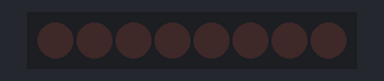
Bench run of a sketch on a simulated Arduino Uno, built with avr-gcc and run on an emulated ATmega328P. Shown: 8 shift-register outputs drawn as a row of LEDs (first output left, lit = HIGH). Wiring (inferred from the names in the program): shift register (74HC595): data pin 4; shift clock pin 6; latch pin 5. Wiring (inferred from the signals the program sends): row of LEDs: on Q0, Q1, Q2, Q3, Q4, Q5, Q6, Q7.

Above: at 0.2 s.
At 1.2 s:
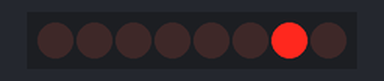
At 1.7 s:
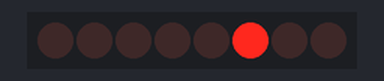
At 2.7 s:
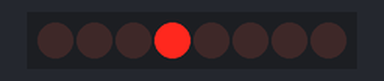
At 3.7 s:
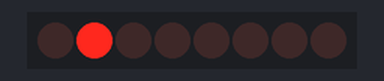
At 5.2 s:
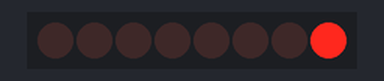
Timing chart, 0 to 5.9 s (numbered marks = the images above):
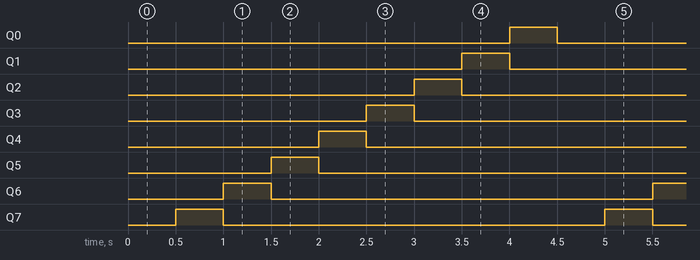

The sketch:

LED_74HC595.ino
```cpp
int LATCH_PIN = 5;
int CLOCK_PIN = 6;
int DATA_PIN  = 4;

byte leds = 0;

void setup() {
  pinMode(LATCH_PIN, OUTPUT);
  pinMode(DATA_PIN, OUTPUT);
  pinMode(CLOCK_PIN, OUTPUT);
}

void loop() {
  leds = 0;
  updateShiftRegister();
  delay(500);

  for (int i=0; i < 8; i++) {
    leds = 0;               // Zero out the LEDs each loop
    updateShiftRegister();  // to create a rolling LED

    bitSet(leds, i);
    updateShiftRegister();
    delay(500);
  }
}


void updateShiftRegister() {
  digitalWrite(LATCH_PIN, LOW);
  shiftOut(DATA_PIN, CLOCK_PIN, LSBFIRST, leds);
  digitalWrite(LATCH_PIN, HIGH);
}
```

Measured:
- by itself, Q0–7: alternates HIGH for 0.50 s and LOW for 4.0 s
- by itself, everything shown: repeats every 4.5 s, in 9 steps
